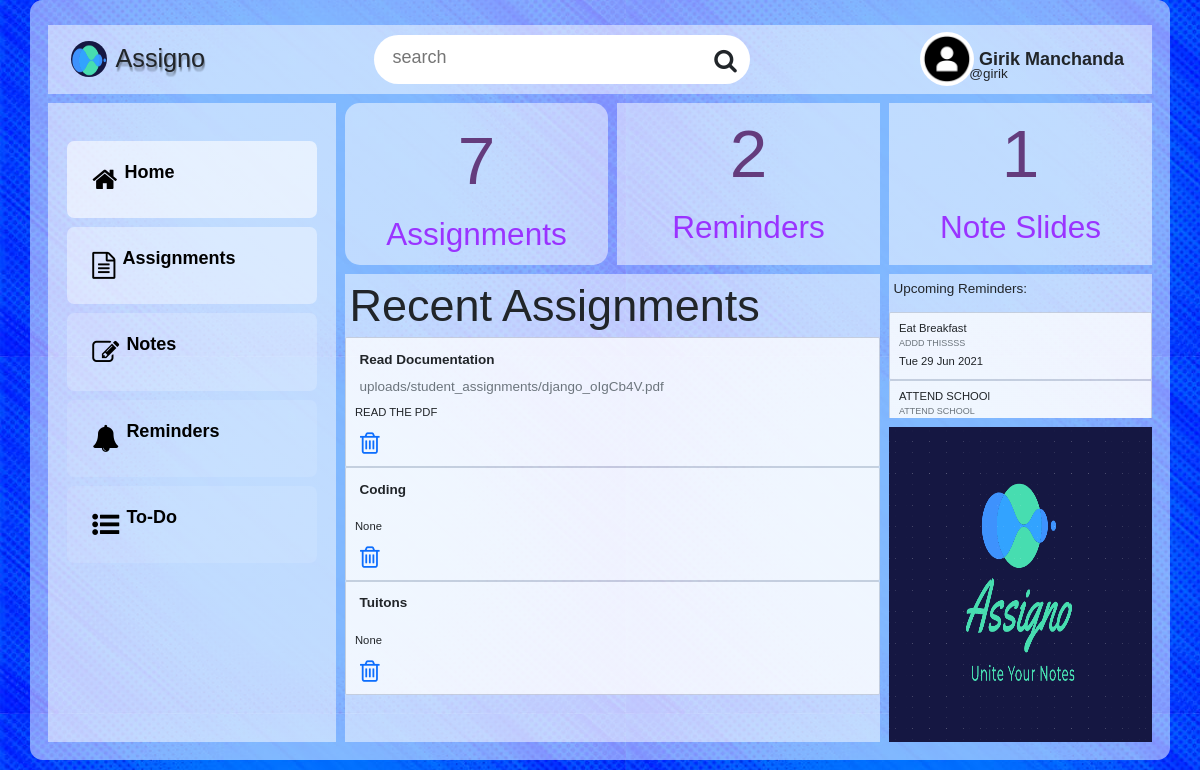
The page /dashboard/ (signed in) on the database its author committed.
### dashboard/models.py (models this page shows, shortened)
class user_profile(models.Model):
    user = models.OneToOneField(User, primary_key=True, related_name='profile', on_delete=models.CASCADE)
    name = models.CharField(max_length = 150, blank = True, null = True)
    profile_picture = models.ImageField(upload_to='uploads/profile_pictures', default='uploads/profile_pictures/default.png', blank=True)
    background = models.ImageField(upload_to='uploads/profile_background', default='uploads/profile_background/default.jpg', blank=True)
    GENDER_CHOICES = (
        ('', 'Choose Your Gender'),
        ('Male', 'Male'),
        ('Female', 'Female'),
        ('Rather Not Say', 'Rather Not Say')
    )
    gender = models.CharField(max_length=14, choices=GENDER_CHOICES)
    birth_date = models.DateField(blank = True, null = True)
    location = models.CharField(max_length = 150, blank = True, null = True)

class assignments(models.Model):
    user = models.ForeignKey(User, on_delete = models.CASCADE)
    assignment = models.FileField(upload_to='uploads/student_assignments', blank=True, null=True) # REMEMBER TO REMOVE BLANK AND NULL
    title = models.CharField(max_length=100)
    description = models.TextField(blank=True, null=True)
    timestamp = models.DateTimeField(auto_now_add=True)
    categories = models.ManyToManyField(categories, related_name="assignment_in_category",blank=True)

class deadlines(models.Model):
    user = models.ForeignKey(User, on_delete = models.CASCADE)
    title = models.CharField(max_length=150)
    description = models.TextField(blank=True, null=True)
    assignments = models.ForeignKey(assignments, blank=True, null=True, on_delete = models.CASCADE)
    last_date = models.DateField()
    timestamp = models.DateTimeField(auto_now_add=True)

### dashboard/views.py (the view)
# urls.py: 2. Add a URL to urlpatterns:  path('', views.home, name='home')
@login_required
def home(request):
    assignments = models.assignments.objects.filter(user=request.user)
    notes = models.notes.objects.filter(user=request.user).count()
    deadlines = models.deadlines.objects.filter(user=request.user)
    context = {
        "recent_assignments": assignments.order_by('-timestamp')[:3],
        "assignment_count":assignments.count(),
        "notes_count":notes,
        "deadline_count":deadlines.count(),
        "deadline":deadlines.order_by('last_date')[:3],
    }
    return render(request, 'dashboard/home.html', context)

### templates/dashboard/home.html
{% extends "base.html" %}
{% load static %}
{% block dashboard_sections %}
<div class="my_container">
    {% include "snippets/navigation.html" %}
    {% include "snippets/sidebar.html" %}
    <div class="card1">
    <span class="stats"> {{ assignment_count }}</span>
    <br>
    <span class="stat_title">Assignments</span>
    </div>
    <div class="card2">
    <span class="stats"> {{ deadline_count }}</span>
    <br>
    <span class="stat_title">Reminders</span>
    </div>
    <div class="card3">
    <span class="stats">{{ notes_count }}</span>
    <br>
    <span class="stat_title">Note Slides</span>
    </div>
    <div class="sub-content">
        <h1 class="title">Recent Assignments</h1>
        {% for item in recent_assignments  %}
        <div class="card enlarge-text">
            <div class="card-body">
              <h5 class="card-title basic"><strong>{{ item.title }}</strong></h5>
              <h6 class="card-subtitle mb-2 text-muted basic">{{ item.assignment }}</h6>
              <p class="card-text">{{ item.description }}</p>
              <a href="#" class="card-link enlarge-text"><a href="{% url 'dashboard:assignment-delete' pk=item.pk %}"><i class="fa fa-trash-o enlarge-symbol"></i></a></a>
            </div>
          </div>
        {% endfor %}
    </div>
    <div class="home-logo">
        <img class="home-logo-image" src="{% static 'images/logo/logo.png' %}" alt="">
    </div>
    <div class="right-panel">
       <p class="basic">
        Upcoming Reminders:
       </p>
            {% for item in deadline  %}
            <div class="card enlarge-text">
                <div class="card-body">
                  <h5 class="card-title">{{ item.title }}</h5>
                  <h6 class="card-subtitle mb-2 text-muted">{{ item.description }}</h6>
                  <p class="card-text">{{ item.last_date|date:"D d M Y" }}</p>
                </div>
              </div>
              {% empty %}
             <p class="basic"> (No Reminders)</p>
            {% endfor %}
    </div>
</div>
{% endblock dashboard_sections %}

### templates/snippets/navigation.html
{% load static %}
<div class="navbar">
    <div class="navbar_logo">
        <img src="{% static 'images/logo/logo_rotator.png' %}" width="50" alt="">
        <span class="navbar_logo_name">Assigno</span>
    </div>
    <div class="searchbar">
        <form action="#">
            <input type="text" placeholder="search" name="q">
            <i class="fa fa-search"></i>
        </form>
    </div>
    <div class="nav_item">
    <div class="account_div">
        <img src="{{ user.profile.profile_picture.url }}"  class="round_image" width="54" alt="">
        <span class="account_username">@{{ user.username }}</span>
        <span class="account_name">{{ user.profile.name }}</span>
    </div>
</div>
</div>

### static_in_venv/css/toolkits/toolkit.css (style rules this page uses)
.stats { font-size:7.5em; color:rgba(74, 15, 88, 0.781); text-align: center; }
.stat_title { font-size:3.5em; color:rgba(143, 5, 255, 0.781); text-align: center; }
.round_image { border-radius: 100%; }
.title { font-size: 5rem; margin: .5rem; }
.enlarge-symbol { font-size: 25px; margin:1px; margin-left:5px; }
.basic { padding: .5rem; font-size: 1.5rem; }
.card1 { background-image: linear-gradient(to bottom right, #4640a7, black); color: white; padding: 7px; text-align: center; border-radius: 15px; }

### static_in_venv/css/Dashboard.css (style rules this page uses)
* { padding:0; margin:0; list-style:none; text-decoration: none; font-family:sans-serif; }
html { font-size: 9px; background-repeat: no-repeat; background-size: cover; }
body { display:flex; justify-content:center; align-items: center; }
.enlarge-text { font-size: 1.25rem; }
.my_container { display: grid; grid-template-columns:0.6fr 1fr 1fr 1fr; grid-template-rows:0.2fr 0.2fr 0.4fr 0.6fr 0.3fr; grid-template-areas:"navbar navbar navbar navbar" "sidebar card1 card2 card3" "sidebar sub-content sub-content right-panel" "sidebar sub-content sub-content right-panel" "sidebar sub-content sub-content home-logo"; grid-gap: 1rem; padding: 2rem; border-radius: 1em; width: 95%; height: 95vh; background: linear-gradient(to top right,rgba(255,255,255,.5),rgba(255,255,255,.5)); border-radius: 1.4rem; }
.navbar { grid-area: navbar; }
.home-logo { grid-area: home-logo; }
.home-logo-image { height: 35rem; width: 100%; }
.card1 { grid-area: card1; text-align: center; }
.card2 { grid-area: card2; text-align: center; }
.card3 { grid-area: card3; text-align: center; }
.sub-content { grid-area: sub-content; overflow: auto; }
.right-panel { grid-area: right-panel; overflow: auto; }
.my_container div { background: linear-gradient(to top right,rgba(255,255,255,.5),rgba(255,255,255,.5)); }
.navbar div { background: none; }
.my_container .navbar { display:flex; justify-content:space-between; align-items:center; padding: .8rem 2.5rem; margin-top: .8rem; }
.my_container .navbar_logo { display:flex; align-items:center; }
.my_container .navbar_logo .navbar_logo_name { font-size: 2.8rem; margin-left: 1rem; text-shadow: 1px 1px 1px rgba(16, 16, 16, .1), 1px 2px 1px rgba(16, 16, 16, .1), 1px 3px 1px rgba(16, 16, 16, .1), 1px 4px 1px rgba(16, 16, 16, .1), 1px 5px 1px rgba(16, 16, 16, .1); }
.my_container .navbar_logo img { width: 4em; height: 4em; border-radius:100%; animation: rotate 7s linear infinite; }
.navbar .searchbar { position: relative; }
.navbar .searchbar input { padding: 1rem 14rem 1.5rem 2rem; border: none; font-size: 2rem; outline: none; border-radius: 3rem; transition:0.7s; }
.navbar .searchbar .fa { position: absolute; font-size: 2.7rem; top:1.5rem; right: 1.5rem; }
.navbar .nav_item .account_div { position: relative; display: flex; align-items: center; }
.navbar .nav_item .account_div img { border-radius: 50%; }
.navbar .nav_item .account_div .account_name { text-transform: capitalize; margin:0 .6rem; font-size:2rem; font-weight: 700; }
.navbar .nav_item .account_div .account_username { position: absolute; top:3.5rem; left:5.5rem; font-size: 1.5rem; }

### rows shown on the page
assignments: title "Read Documentation", assignment "uploads/student_assignments/django_oIgCb4V.pdf", description "READ THE PDF"
assignments: title "Coding", description "None"
assignments: title "Tuitons", description "None"
deadlines: title "Eat Breakfast", description "ADDD THISSSS", last_date "Tue 29 Jun 2021"
deadlines: title "ATTEND SCHOOl", description "ATTEND SCHOOL"

### other values the page prints
{{ user.username }} "girik"
{{ user.profile.name }} "Girik Manchanda"
{{ assignment_count }} "7"
{{ deadline_count }} "2"
{{ notes_count }} "1"
